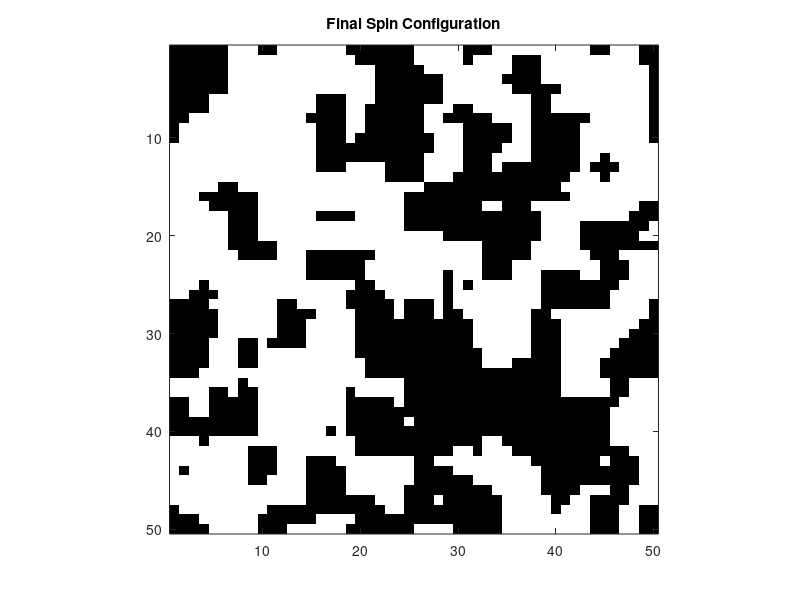
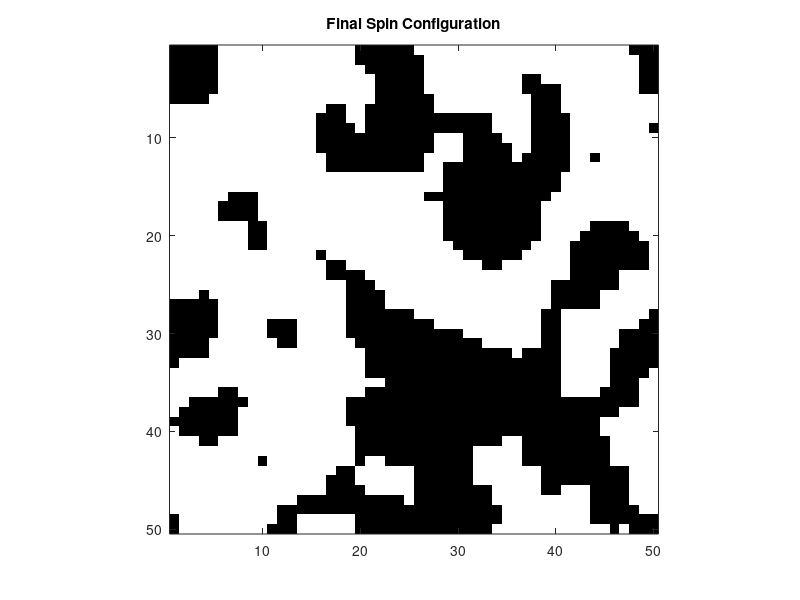
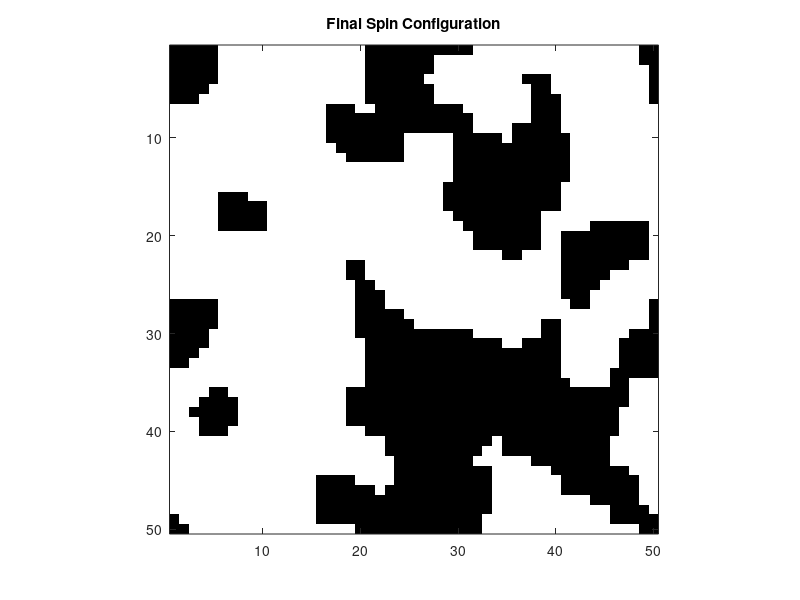
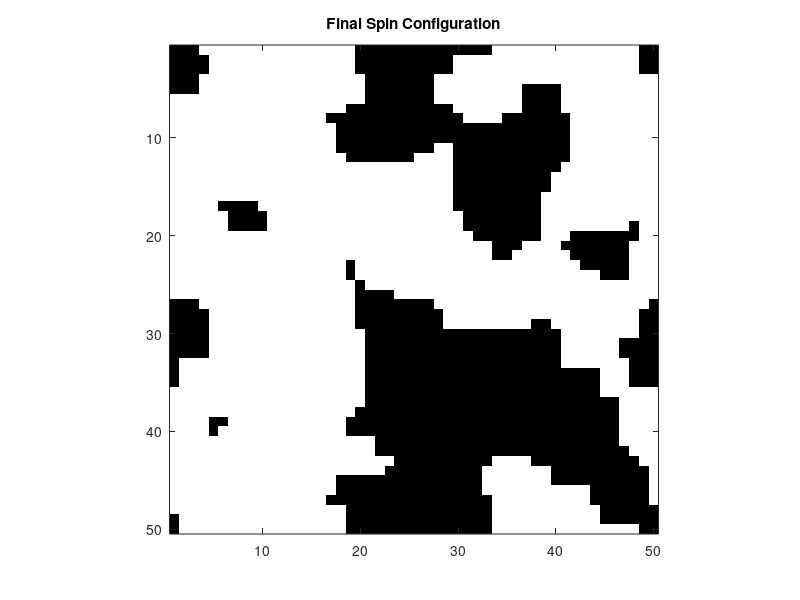

MATLAB code to generate these figures, in order:
% Parameters
N = 50;         % Number of lattice sites in each direction
J = 1;          % Coupling constant
T = 0.2;        % Temperature
nsteps = 10000; % Number of Monte Carlo steps

% Initialize lattice with random spins (+1 or -1)
spins = sign(randn(N,N));

% Calculate initial energy
energy = -J * sum(sum(spins .* (circshift(spins,[0,1]) + circshift(spins,[0,-1]) + circshift(spins,[1,0]) + circshift(spins,[-1,0]))));
for i=1:4
% Monte Carlo simulation
for step = 1:nsteps
    % Pick a random spin
    i = randi(N);
    j = randi(N);
    
    % Calculate energy change if this spin is flipped
    deltaE = 2 * J * spins(i,j) * (spins(mod(i,N)+1,j) + spins(mod(i-2,N)+1,j) + spins(i,mod(j,N)+1) + spins(i,mod(j-2,N)+1));
    
    % Metropolis algorithm: accept or reject the spin flip
    if deltaE <= 0 || rand < exp(-deltaE / T)
        spins(i,j) = -spins(i,j);
        energy = energy + deltaE;
    end
    
    % Display progress
    if mod(step,100) == 0
        fprintf('Step %d/%d\n', step, nsteps);
    end
end

% Visualize spins
figure;
imagesc(spins);
colormap([1 1 1; 0 0 0]);
axis square;
title('Final Spin Configuration');

end